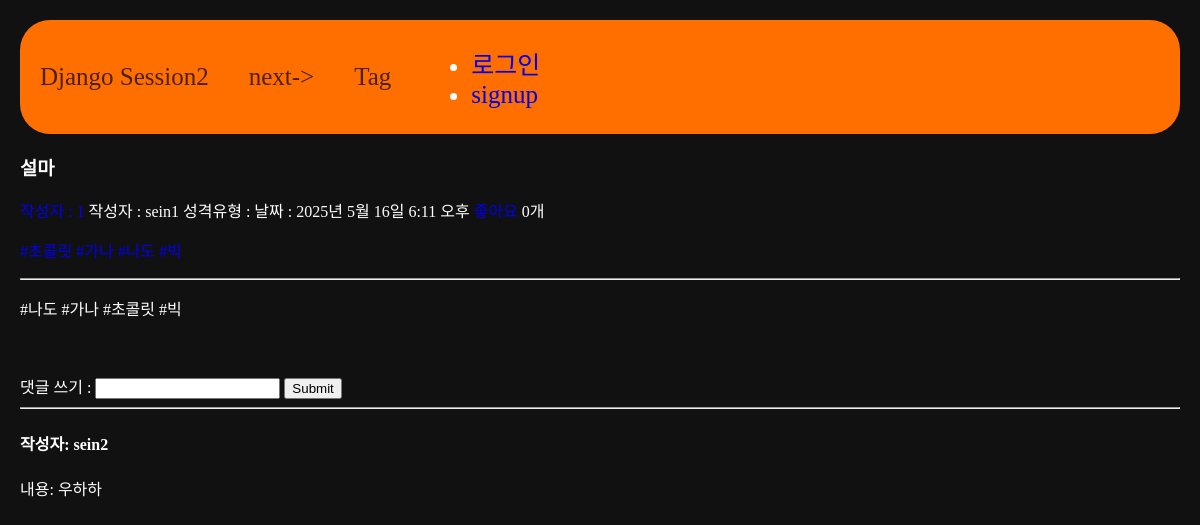
/15, run on the app's committed database.
### main/models.py (models this page shows, shortened)
class Post(models.Model):
  title = models.CharField(max_length=50)
  writer = models.ForeignKey(User, null=False, blank=False, on_delete=models.CASCADE) #User:Post 1:N
  content = models.TextField()
  pub_date = models.DateTimeField()
  mbti = models.CharField(max_length=50)
  image = models.ImageField(upload_to="post/", blank=True, null=True)
  tags = models.ManyToManyField(Tag, related_name='posts', blank=True)
  like = models.ManyToManyField(User, related_name='likes', blank=True)
  like_count = models.PositiveIntegerField(default=0)

class Comment(models.Model):
  content = models.TextField()
  pub_date = models.DateTimeField()
  writer = models.ForeignKey(User, null=True, blank=False, on_delete=models.SET_NULL)
  post = models.ForeignKey(Post, null=True, blank=False, on_delete=models.SET_NULL)

### main/views.py (the view, shortened to what this page needs)
# urls.py: path('<int:id>', detail, name="detail"),
def detail(request, id):
  post =  get_object_or_404(Post, pk=id)
  if request.method == 'GET':
    comments = Comment.objects.filter(post=post)
    return render(request, 'main/detail.html', {'post':post, 'comments':comments, })

### main/templates/main/detail.html (shortened to what this page needs)
{% extends 'base.html' %}
{% load static %}
{% block content %}
  <h3>{{post.title}}</h3>
    <a href="{% url 'users:mypage' post.writer.id %}">작성자 : {{post.writer.id}}</a>
    작성자 : {{post.writer}}
    성격유형 : {{post.mbti}}
    날짜 : {{post.pub_date}}
    <a href="{% url 'main:likes' post.id %}">
    </a>
    {{post.like_count}}개
    <p>
      {% for tag in post.tags.all %}
       <a href="{% url 'main:tag-posts' tag.id %}">#{{ tag.name }}</a>
      {% endfor %}
    </p>
    <hr/>
    <p>{{post.content}}</p>
  <br>
  <div class="comment_container">
    <div class="comment_form">
      <form action="{% url 'main:detail' post.id %}" method="POST">
        댓글 쓰기 : <input type="text" name="content">
        <input type="submit" name="submit">
      </form>
    </div>
    <div class="comment_list">
      {% for comment in comments %}
        <hr>
        <h4>작성자: {{comment.writer}}</h4>
        <p>내용: {{comment.content}}</p>
      {% endfor %}
    </div>
  </div>
{% endblock %}

### project/static/css/project.css (style rules this page uses)
a { text-decoration: none; }
.body-container { background-color: #111; color: #fff; margin: 20px; }

### data on the page
Post: title "설마", writer "sein1", pub_date "2025년 5월 16일 6:11 오후", like_count "0", content "#나도 #가나 #초콜릿 #빅"
Comment: writer "sein2", content "우하하"
